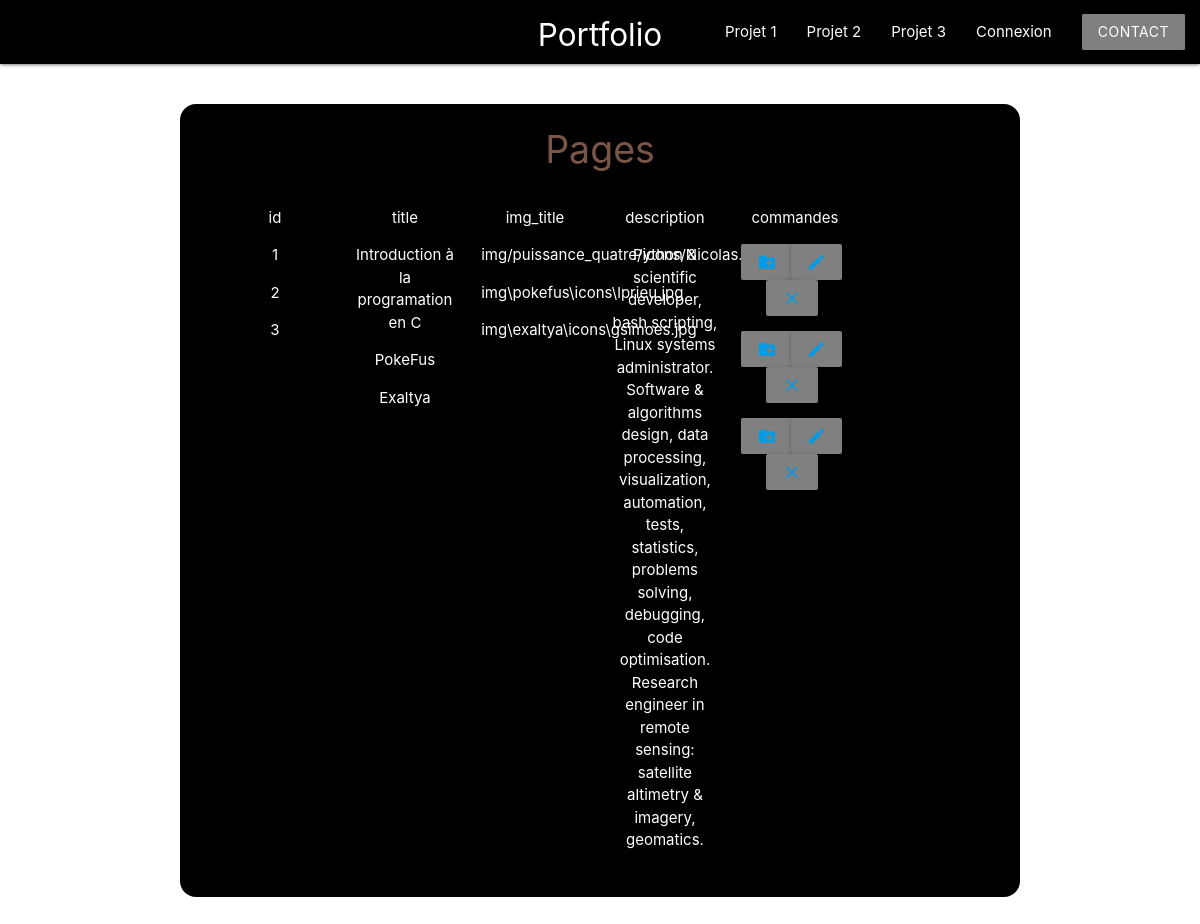
Page /panel.php?projet=0&page=pages on the committed database.
### tables this page shows
CREATE TABLE IF NOT EXISTS `pages` (
  `id` int(11) NOT NULL AUTO_INCREMENT,
  `title` varchar(255) NOT NULL,
  `img_link` varchar(255) NOT NULL,
  `description` text NOT NULL,
  `subtitle` text NOT NULL,
  PRIMARY KEY (`id`)
);

### pages.php (called while the page is built, shortened)
<?php
require_once "config.php";
$requete1 = 'SELECT * FROM pages';
$resultat = $pdo->prepare($requete1);
$resultat->execute();
$resultatPages = $resultat->fetchAll(PDO::FETCH_ASSOC);
?>

### panel.php (the view, shortened to what this page needs)
<!DOCTYPE html>
<html lang="en" dir="ltr">
  <head>
    <link type="text/css" rel="stylesheet" href="css/materialize.css" media="screen,projection" />
    <link rel="stylesheet" href="css/style.css">
  </head>
  <body>
    <?php require_once 'navbar.php' ?>
    <?php require "user.php" ?>
    <?php require "pages.php" ?>
      <div class="row container">
        <div class="col s12 m12 l12">
          <div class="panel row center"style="margin-top:40px;">
            <?php if($_GET['page'] == "users"): ?>
              <h2 class="brown-text nom">Users</h2>
              <div class="col s12 m6 l2">
                <p>id</p>
                <?php
                foreach($resultatUsers as $key => $resultatUser){
                  echo "<p>".$resultatUser['id']."</p>";
                }?>
              </div>
              <div class="col s12 m6 l2">
                <p>login</p>
                <?php
                foreach($resultatUsers as $key => $resultatUser){
                  echo "<p>".$resultatUser['login']."</p>";
                }?>
              </div>
              <div class="col s12 m6 l2">
                <p>email</p>
                <?php
                foreach($resultatUsers as $key => $resultatUser){
                  echo "<p>".$resultatUser['email']."</p>";
                }?>
              </div>
              <div class="col s12 m6 l2">
                <p>Mot de passe</p>
                <?php
                foreach($resultatUsers as $key => $resultatUser){
                  echo "<p>".$resultatUser['password']."</p>";
                }?>
              </div>
              <div class="col s12 m6 l2">
                <p>admin</p>
                <?php
                foreach($resultatUsers as $key => $resultatUser){
                  echo "<p>".$resultatUser['admin']."</p>";
                }?>
              </div>
              <div class="col s12 m6 l2">
                <p>commandes</p>
                <?php $id_user = array(); $user=0;
                foreach($resultatUsers as $key => $resultatUser){
                  array_push($id_user,$resultatUser['id']);
                  echo '<p>
                  <button data-target="add-user" class="btn modal-trigger"><a class="modal-trigger" id="add-users" href="panel.php?projet=0&page=users&user_id='.$id_user[$user].'"><i class="material-icons">create_new_folder</i></a></button>
                  <button data-target="change-user" class="btn modal-trigger"><a class="modal-trigger" id="change-users" href="panel.php?projet=0&page=users&user_id='.$id_user[$user].'"><i class="material-icons">edit</i></a></button>
                  <button data-target="delete-user" class="btn modal-trigger"><a class="modal-trigger" id="remove-users" href="panel.php?projet=0&page=users&user_id='.$id_user[$user].'"><i class="material-icons">close</i></a></button>
                  </p>';
                  $user++;
                }?>
              </div>
            <?php elseif ($_GET["page"] == "pages") :?>
              <h2 class="brown-text nom">Pages</h2>
              <div class="col s12 m6 l2">
                <p>id</p>
                <?php
                foreach($resultatPages as $key => $resultatPage){
                  echo "<p>".$resultatPage['id']."</p>";
                }?>
              </div>
              <div class="col s12 m6 l2">
                <p>title</p>
                <?php
                foreach($resultatPages as $key => $resultatPage){
                  echo "<p>".$resultatPage['title']."</p>";
                }?>
              </div>
              <div class="col s12 m6 l2">
                <p>img_title</p>
                <?php
                foreach($resultatPages as $key => $resultatPage){
                  echo "<p>".$resultatPage['img_link']."</p>";
                }?>
              </div>
              <div class="col s12 m6 l2">
                <p>description</p>
                <?php
                foreach($resultatPages as $key => $resultatPage){
                  echo "<p>".$resultatPage['description']."</p>";
                }?>
              </div>
              <div class="col s12 m6 l2">
                <p>commandes</p>
                <?php $page_id = array(); $page=0;
                foreach($resultatPages as $key => $resultatPage){
                  array_push($page_id,$resultatPage['id']);
                  echo '<p>
                  <button data-target="add-user" class="btn modal-trigger"><a class="modal-trigger" id="add-users" href="panel.php?projet=0&page=pages&page_id='.$page_id[$page].'"><i class="material-icons">create_new_folder</i></a></button>
                  <button data-target="change-user" class="btn modal-trigger"><a class="modal-trigger" id="change-users" href="panel.php?projet=0&page=pages&page_id='.$page_id[$page].'"><i class="material-icons">edit</i></a></button>
                  <button data-target="delete-user" class="btn modal-trigger"><a class="modal-trigger" id="remove-users" href="panel.php?projet=0&page=pages&page_id='.$page_id[$page].'"><i class="material-icons">close</i></a></button>
                  </p>';
                  $page++;
                }?>
              </div>
            <?php endif ?>
          </div>
        </div>
      </div>
      <?php require_once "modals.php" ?>
  </body>
</html>

### css/style.css (style rules this page uses)
.btn { background-color: grey; }
.panel { background: black; color: white; border-radius: 16px; padding: 2em; margin-bottom: 20px; }
.nom { font-size: 2.5em; margin-top: -5px; }
button { margin-left: -6.3px; background-color: black; border:none; cursor: pointer; }

### rows in the picture
pages: id "1", title "Introduction à la programation en C", img_link "img/puissance_quatre/icons/Nicolas.png", description "Python & scientific developer, bash scripting, Linux systems administrator. Software & algorithms design, data processing, visualization, automation, tests, statistics, problems solving, debugging, code optimisation. Research engineer in remote sensing: satellite altimetry & imagery, geomatics."
pages: id "2", title "PokeFus", img_link "img\\pokefus\\icons\\lprieu.jpg"
pages: id "3", title "Exaltya", img_link "img\\exaltya\\icons\\gsimoes.jpg"
